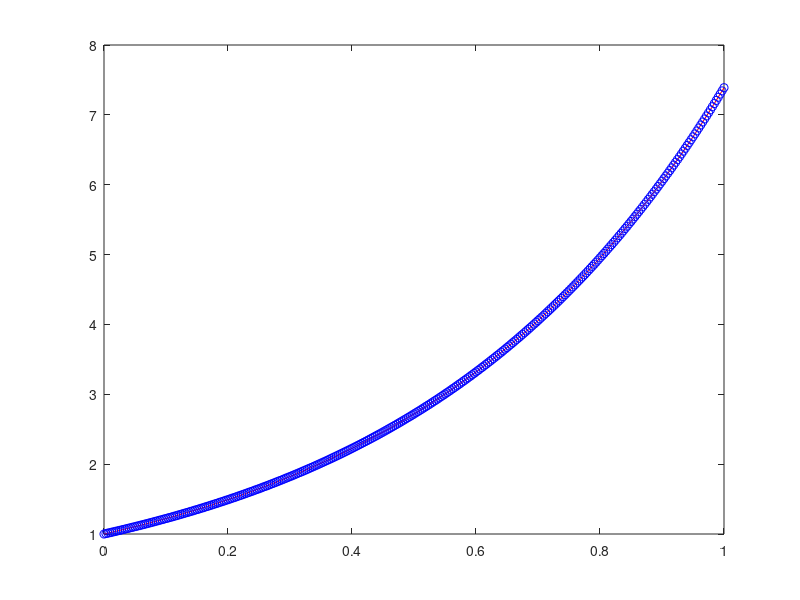

Reproduce this figure in MATLAB.
clear all
close all

format long

%%%
% Four-Stage RK for ODE
% dy/dt = lambda y, [0,1]
% y(0) = y_0

% check error
%%%

lambda = 2;
y0 = 1;

  
%% four-state method 
alpha1 = 1/6;
alpha2 = 1/3;
alpha3 = 1/3;
alpha4 = 1/6;
lambda21 = 1/2;
lambda31 = 0;
lambda32 = 1/2;
lambda41 = 0;
lambda42 = 0;
lambda43 = 1;
mu2 = lambda21;
mu3 = lambda31+lambda32; 
mu4 = lambda41+lambda42+lambda43;

pause
close all
%trapezoidal rule
Error = []; 

for N = [10 20 40 80 160 320]
    h = 1/N;
    x = [0:h:1];
    %exact solution
    y = y0*exp(lambda*x);
    %Improved Euler
    uf = zeros(1,N+1); 
    
    uf(1) = y0; 
    
    for n = 1:N
        k1 = lambda*uf(n);
        k2 = lambda*(uf(n)+lambda21*h*k1);
        k3 = lambda*(uf(n)+lambda31*h*k1+lambda32*h*k2);
        k4 = lambda*(uf(n)+lambda41*h*k1+lambda42*h*k2+lambda43*h*k3);
        uf(n+1) = uf(n)+h*(alpha1*k1+alpha2*k2+alpha3*k3+alpha4*k4); 
    end
    
    plot(x,y,'r', x, uf, 'bo');
    Error = [Error; norm(uf-y,inf)];
    
    pause
    
end

Error 